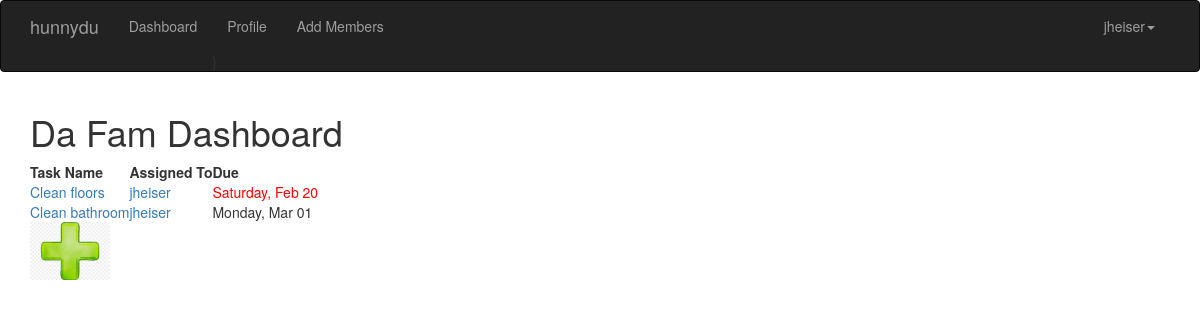
The app's page /dashboard (signed in) with its own data.
### app/models.py (models this page shows, shortened)
class User(UserMixin,db.Model):
    __tablename__ = 'users'
    id = db.Column(db.Integer, primary_key=True)
    email = db.Column(db.String(64), unique=True, index=True)
    username = db.Column(db.String(64), unique=True, index=True)
    role_id = db.Column(db.Integer, db.ForeignKey('roles.id'))
    confirmed = db.Column(db.Boolean,default=False)
    password_hash = db.Column(db.String(128))
    tasks = db.relationship('Task', backref='assigned_user',lazy='dynamic')
    family_id = db.Column(db.Integer, db.ForeignKey('families.id'))
    def can(self,perm):
        return self.role is not None and self.role.has_permission(perm)
    @property
    def password(self):
        raise AttributeError('Password cannot be read.')

class Family(db.Model):
    __tablename__='families'
    id = db.Column(db.Integer,primary_key=True)
    family_name = db.Column(db.String(64))
    members = db.relationship('User', backref='family',lazy='dynamic')

class Task(db.Model):
    __tablename__='tasks'
    id = db.Column(db.Integer,primary_key=True)
    taskname = db.Column(db.String(64))
    period = db.Column(db.String(7))
    assigned_user_id = db.Column(db.Integer, db.ForeignKey('users.id'))
    next_due = db.Column(db.DateTime())
    subtasks = db.relationship('Subtask', backref='task',lazy='dynamic')

### app/main/views.py (the view)
@main.route('/dashboard')
@login_required
def dashboard():
    tasks = Task.query.join(User, User.id == Task.assigned_user_id)\
            .filter(User.family_id == current_user.family_id).order_by(Task.next_due.asc()).all()
    return render_template('dashboard.html', tasks=tasks, today=datetime.today())

### app/auth/views.py (called while the page is built)
@auth.before_app_request
def before_request():
    if current_user.is_authenticated:
        if not current_user.confirmed and \
            request.endpoint and \
            request.blueprint != 'auth' and \
            request.endpoint != 'static':
            return redirect(url_for('auth.unconfirmed'))

### app/main/__init__.py (called while the page is built)
@main.app_context_processor
def inject_permissions():
    return dict(Permission=Permission)

### app/models.py (called while the page is built)
@login_manager.user_loader
def load_user(user_id):
    return User.query.get(int(user_id))

    def has_permission(self,perm):
        return self.permissions & perm == perm

### app/templates/dashboard.html (shortened to what this page needs)
{% extends "base.html" %}
{% import "bootstrap/wtf.html" as wtf %}
{% block page_content %}
{% if current_user.family %}
  <h1> {{current_user.family.family_name}} Dashboard </h1>
  <table>
    <thead><tr><th>Task Name</th><th>Assigned To</th><th>Due</th></tr></thead>
    {% for task in tasks %}
      <tr>
        <td>
          <a href="{{url_for('main.task',id=task.id)}}">{{task.taskname}}</a>
        </td>
        <td><a href="{{url_for('main.profile',id=task.assigned_user_id)}}">
            {{task.assigned_user.username}}</a></td>
        <td>
          {% if task.next_due.date() < today.date() %}
            <div style="color:red;">{{task.next_due.strftime("%A, %b %d")}}</div>
          {% else %}
            {{task.next_due.strftime("%A, %b %d")}}
          {% endif %}
        </td>
      </tr>
    {% endfor %}
  </table>
  {% if current_user.can(Permission.CREATE) %}
  <a href="{{url_for('main.new_task')}}">
    <img src="{{ url_for('static', filename='plus_sign.jpg') }}" style="width:7%;">
  </a>
  {% endif %}
{% else %}
  <h2>Not part of a family?</h2>
  <a href="{{url_for('auth.join_family')}}">Join a Family!</a>
  <p>or</p>
  <a href="{{url_for('auth.create_family')}}">Create a Family!</a>
{% endif %}
{% endblock %}

### app/templates/base.html (shortened to what this page needs)
{% extends "bootstrap/base.html" %}
{% block head %}
{{ super() }}
<link rel="stylesheet" type="text/css" href="{{ url_for('static', filename='styles.css') }}">
{% endblock %}
{% block navbar %}
<div class="navbar navbar-inverse" role="navigation">
    <div class="container">
        <div class="navbar-header">
            <a class="navbar-brand" href="/">hunnydu</a>
        </div>
        <div class="navbar-collapse collapse">
            <ul class="nav navbar-nav">
                <li><a href="{{url_for('main.dashboard')}}">Dashboard</a></li>
                {% if current_user.is_authenticated %}
                <li>
                  <a href="{{url_for('main.profile',id=current_user.id)}}">
                    Profile
                  </a>}
                </li>
                {% endif %}
                {% if current_user.can(Permission.ADD_USER) %}
                <li>
                  <a href="{{url_for('auth.send_family_email')}}">Add Members</a>
                </li>
                {% endif %}
            </ul>
            <ul class="nav navbar-nav navbar-right">
              {% if current_user.is_authenticated %}
                <li class="dropdown">
                    <a href="#" class="dropdown-toggle" data-toggle="dropdown">{{current_user.username}}<b class="caret"></b></a>
                </li>
              {% else %}
                <li><a href="{{ url_for('auth.login') }}">Log In</a></li>
              {% endif %}
            </ul>
        </div>
    </div>
</div>
{% endblock %}
{% block content %}
<div class="container">
    {% block page_content %}{% endblock %}
</div>
{% endblock %}

### records on screen
User: username "jheiser"
Family: family.family_name "Da Fam"
Task: taskname "Clean floors", assigned_user.username "jheiser", next_due "Saturday, Feb 20"
Task: taskname "Clean bathroom", assigned_user.username "jheiser", next_due "Monday, Mar 01"
